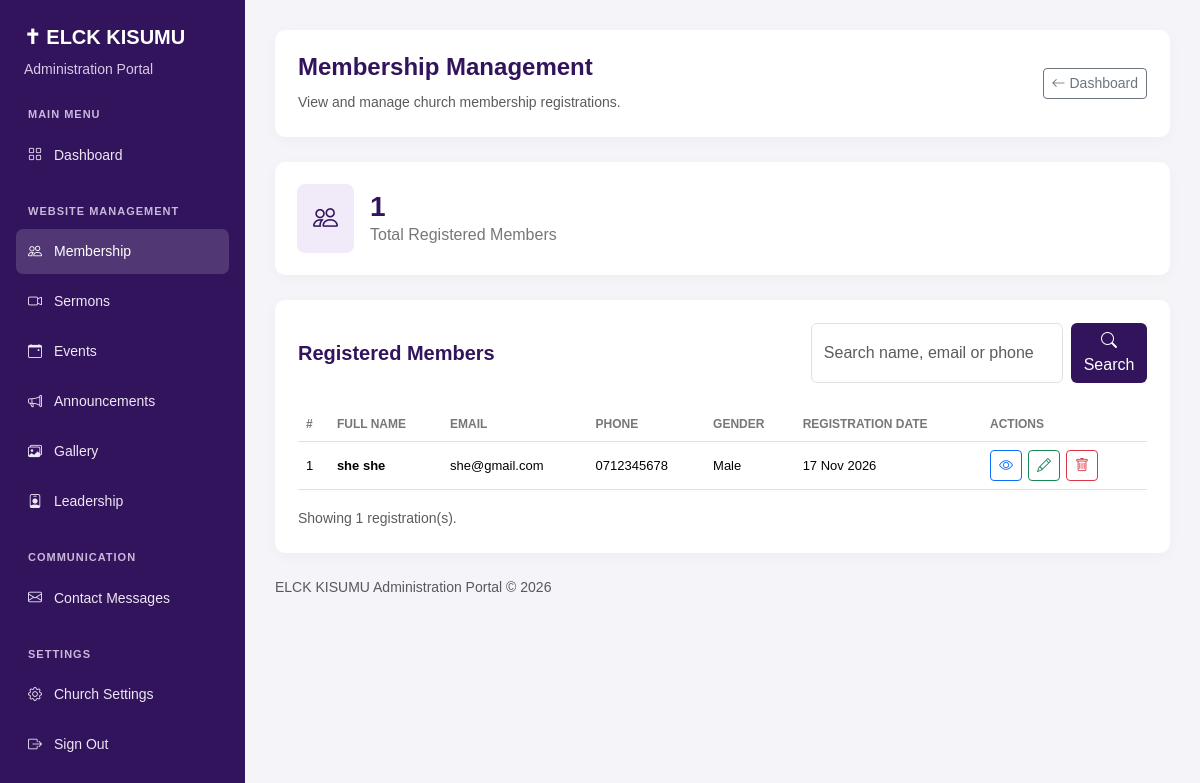
Screenshot of /admin/members.php (signed in) with the database file from the repository.
### tables this page shows
CREATE TABLE `members` (
  `id` int(11) NOT NULL,
  `full_name` varchar(150) NOT NULL,
  `email` varchar(150) DEFAULT NULL,
  `phone` varchar(30) NOT NULL,
  `gender` varchar(30) DEFAULT NULL,
  `date_of_birth` date DEFAULT NULL,
  `address` varchar(255) DEFAULT NULL,
  `created_at` timestamp NOT NULL DEFAULT current_timestamp()
);

### admin/members.php (the view, shortened to what this page needs)
<?php
require_once 'auth.php';
function e($value): string {
    return htmlspecialchars((string)($value ?? ''), ENT_QUOTES, 'UTF-8');
}
$search = trim($_GET['search'] ?? '');
try {
    if ($search !== '') {
        $stmt = $pdo->prepare("
            SELECT *
            FROM members
            WHERE full_name LIKE ?
               OR email LIKE ?
               OR phone LIKE ?
            ORDER BY id DESC
        ");
        $term = "%$search%";
        $stmt->execute([$term, $term, $term]);
        $members = $stmt->fetchAll();
    } else {
        $members = $pdo->query("
            SELECT *
            FROM members
            ORDER BY id DESC
        ")->fetchAll();
    }
    $totalMembers = (int)$pdo->query(
        "SELECT COUNT(*) FROM members"
    )->fetchColumn();
} catch (PDOException $e) {
    error_log($e->getMessage());
    $members = [];
    $totalMembers = 0;
    $message = 'Unable to load membership records.';
    $messageType = 'danger';
}
?>
<!DOCTYPE html>
<html lang="en">
<head>
    <link href="https://cdn.jsdelivr.net/npm/bootstrap@5.3.3/dist/css/bootstrap.min.css" rel="stylesheet">
    <link rel="stylesheet" href="https://cdn.jsdelivr.net/npm/bootstrap-icons@1.11.3/font/bootstrap-icons.min.css">
</head>
<body>
<aside class="admin-sidebar">
    <div class="mb-4 px-2">
        <h4>✝ ELCK KISUMU</h4>
        <small>Administration Portal</small>
    </div>
    <div class="menu-heading">MAIN MENU</div>
    <a href="index.php"><i class="bi bi-grid"></i> Dashboard</a>
    <div class="menu-heading">WEBSITE MANAGEMENT</div>
    <a href="members.php" class="active"><i class="bi bi-people"></i> Membership</a>
    <a href="sermons.php"><i class="bi bi-camera-video"></i> Sermons</a>
    <a href="events.php"><i class="bi bi-calendar-event"></i> Events</a>
    <a href="announcements.php"><i class="bi bi-megaphone"></i> Announcements</a>
    <a href="gallery.php"><i class="bi bi-images"></i> Gallery</a>
    <a href="leadership.php"><i class="bi bi-person-badge"></i> Leadership</a>
    <div class="menu-heading">COMMUNICATION</div>
    <a href="messages.php"><i class="bi bi-envelope"></i> Contact Messages</a>
    <div class="menu-heading">SETTINGS</div>
    <a href="settings.php"><i class="bi bi-gear"></i> Church Settings</a>
    <a href="logout.php"><i class="bi bi-box-arrow-right"></i> Sign Out</a>
</aside>
<main class="admin-main">
    <div class="topbar">
        <div>
            <h4>Membership Management</h4>
            <small class="text-muted">View and manage church membership registrations.</small>
        </div>
        <a href="index.php" class="btn btn-outline-secondary btn-sm">
            <i class="bi bi-arrow-left"></i> Dashboard
        </a>
    </div>
    <div class="stat-box">
        <div class="d-flex align-items-center gap-3">
            <div class="rounded-3 p-3" style="background:#f1eaf8;color:#32145c;font-size:25px;">
                <i class="bi bi-people"></i>
            </div>
            <div>
                <h3 class="mb-0"><?= $totalMembers ?></h3>
                <p>Total Registered Members</p>
            </div>
        </div>
    </div>
    <div class="content-card">
        <div class="d-flex justify-content-between align-items-center flex-wrap gap-3 mb-4">
            <h5 class="mb-0">Registered Members</h5>
            <form method="GET" class="search-form d-flex gap-2">
                <input type="text" name="search" class="form-control"
                       placeholder="Search name, email or phone"
                       value="<?= e($search) ?>">
                <button class="btn btn-purple" type="submit">
                    <i class="bi bi-search"></i> Search
                </button>
            </form>
        </div>
        <div class="table-responsive">
            <table class="table table-hover align-middle">
                <thead>
                    <tr>
                        <th>#</th>
                        <th>Full Name</th>
                        <th>Email</th>
                        <th>Phone</th>
                        <th>Gender</th>
                        <th>Registration Date</th>
                        <th>Actions</th>
                    </tr>
                </thead>
                <tbody>
                    <?php if ($members): ?>
                        <?php foreach ($members as $index => $member): ?>
                            <tr>
                                <td><?= $index + 1 ?></td>
                                <td><strong><?= e($member['full_name']) ?></strong></td>
                                <td><?= e($member['email'] ?: '—') ?></td>
                                <td><?= e($member['phone']) ?></td>
                                <td><?= e($member['gender'] ?: '—') ?></td>
                                <td><?= e(date('d M Y', strtotime($member['created_at']))) ?></td>
                                <td>
                                    <div class="action-buttons">
                                        <a href="members.php?view=<?= (int)$member['id'] ?>"
                                           class="btn btn-sm btn-outline-primary" title="View">
                                            <i class="bi bi-eye"></i>
                                        </a>
                                        <a href="members.php?edit=<?= (int)$member['id'] ?>"
                                           class="btn btn-sm btn-outline-success" title="Edit">
                                            <i class="bi bi-pencil"></i>
                                        </a>
                                        <form method="POST" action="members.php"
                                              onsubmit="return confirm('Are you sure you want to delete this member registration?');">
                                            <button type="submit" class="btn btn-sm btn-outline-danger" title="Delete">
                                                <i class="bi bi-trash"></i>
                                            </button>
                                        </form>
                                    </div>
                                </td>
                            </tr>
                        <?php endforeach; ?>
                    <?php endif; ?>
                </tbody>
            </table>
        </div>
        <small class="text-muted">
            Showing <?= count($members) ?> registration(s).
        </small>
    </div>
    <p class="text-muted small mt-4">
        ELCK KISUMU Administration Portal &copy; <?= date('Y') ?>
    </p>
</main>
</body>
</html>

### admin/members.php (style rules this page uses)
:root { --purple: #32145c; --gold: #d6a448; --background: #f5f4f8; }
body { background: var(--background); font-family: Arial, sans-serif; color: #383341; }
.admin-sidebar { position: fixed; top: 0; bottom: 0; left: 0; width: 245px; background: var(--purple); padding: 25px 16px; color: #fff; overflow-y: auto; }
.admin-sidebar h4 { font-size: 20px; font-weight: 700; }
.admin-sidebar small { color: #d8c9e7; }
.admin-sidebar .menu-heading { color: #c9b8dc; font-size: 11px; font-weight: 700; letter-spacing: 1px; margin: 25px 12px 10px; }
.admin-sidebar a { display: flex; gap: 12px; align-items: center; padding: 12px; margin-bottom: 5px; border-radius: 7px; color: #eee7f5; text-decoration: none; font-size: 14px; }
.admin-sidebar a:hover, .admin-sidebar a.active { background: rgba(255,255,255,.15); color: #fff; }
.admin-main { margin-left: 245px; padding: 30px; }
.topbar, .content-card { background: #fff; border-radius: 10px; padding: 23px; box-shadow: 0 3px 15px rgba(0,0,0,.03); }
.topbar { display: flex; justify-content: space-between; align-items: center; margin-bottom: 25px; gap: 15px; }
.topbar h4, .content-card h5 { color: var(--purple); font-weight: 700; }
.stat-box { background: #fff; padding: 22px; border-radius: 10px; box-shadow: 0 3px 15px rgba(0,0,0,.03); margin-bottom: 25px; }
.stat-box h3 { color: var(--purple); font-size: 28px; font-weight: 700; }
.stat-box p { color: #777; margin: 0; }
.search-form .form-control { min-height: 43px; }
.btn-purple { background: var(--purple); color: #fff; border: none; }
.table th { font-size: 12px; color: #777; text-transform: uppercase; white-space: nowrap; }
.table td { font-size: 13px; vertical-align: middle; }
.action-buttons { display: flex; gap: 6px; }
.form-control, .form-select { min-height: 45px; }

### rows the page displays
members: full_name "she she", email "she@gmail.com", phone "0712345678", gender "Male", created_at "17 Nov 2026"

### other values shown
$totalMembers "1"
count($members) "1"
